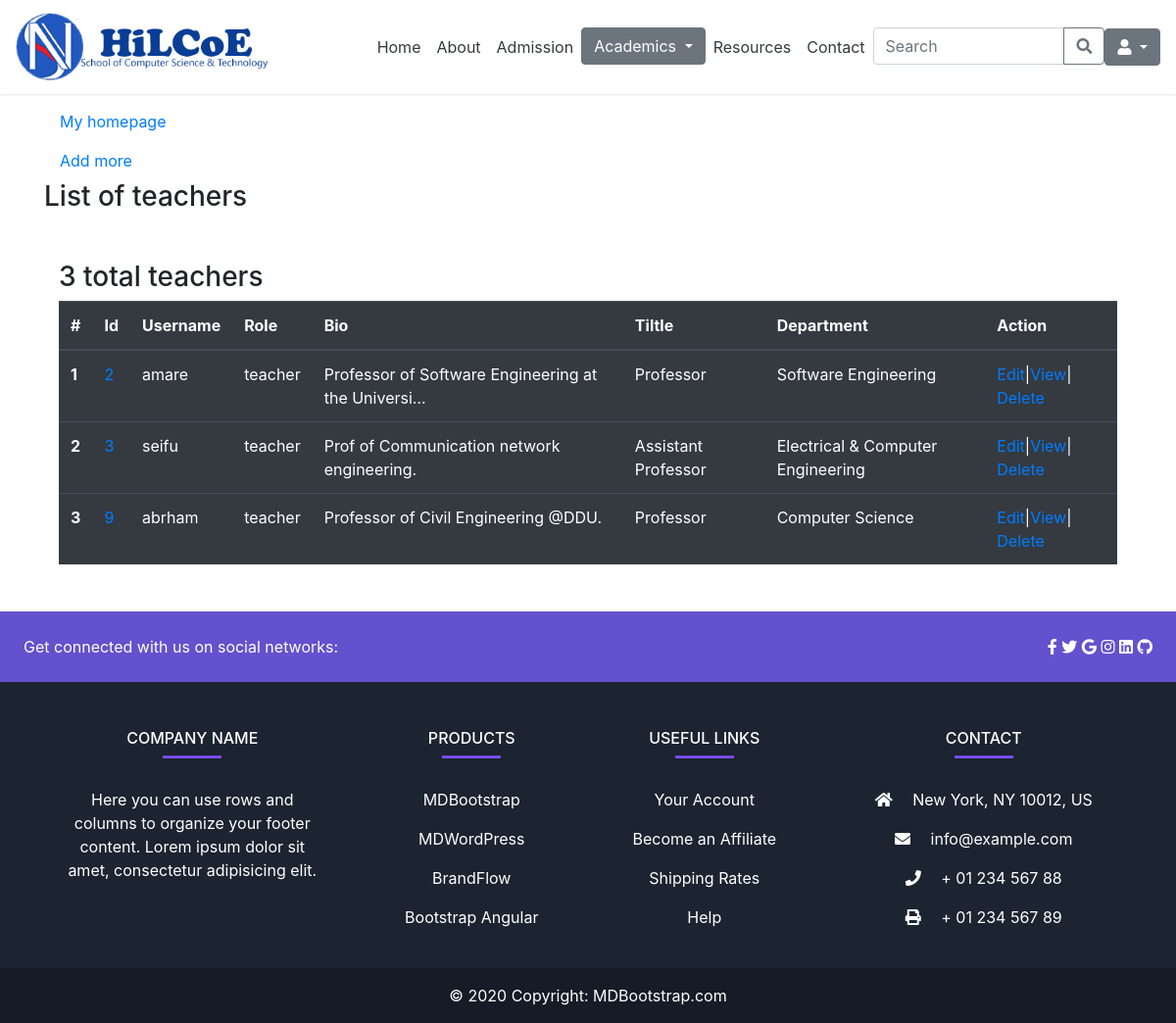
The page /admin_app/teacher_list/ on the database its author committed.
### admin_app/models.py (models this page shows, shortened)
class UserProfile(models.Model):
    user = models.OneToOneField(User, on_delete=models.CASCADE)
    bio = models.TextField(default='Enter your bio briefly')
    role = models.CharField(max_length=20, choices=roles, default='student')
    department = models.ForeignKey(Department, on_delete=models.CASCADE, null=True, blank=True)
    academic_year = models.CharField(max_length=20, choices=year, null=True, blank=True)
    semester = models.CharField(max_length=20, choices=semester, null=True, blank=True)
    title = models.CharField(max_length=20, choices=title_choices, null=True, blank=True)

class Department(models.Model):
  name = models.CharField(max_length=50)
  department_head = models.CharField(max_length=50)
  def __str__(self):
        return self.name

### admin_app/views.py (the view)
# urls.py: path('teacher_list/', views.teacher_list, name='teacher-list'),
def teacher_list(request):
   teachers = UserProfile.objects.filter(role='teacher')
   number_of_teachers = teachers.count()
   context = {
      'teachers': teachers,
      'number_of_teachers': number_of_teachers,
   }
   return render(request, 'admin_app/teacher_list.html', context)

### templates/admin_app/teacher_list.html (shortened to what this page needs)
{% extends 'base.html' %}
{% block content %}
<div class="container my-5">
    <a class="nav-link text-black" href="{% if user.is_superuser or user.is_staff %}
            {% url 'admin-dashboard' %}
            {% else %}
                {% url 'cs-bsc' %}
            {% endif %}">My homepage
    </a>
    <a class="nav-link text-black" href="{% url 'add-teacher' %}"> Add more </a>
    <h3>List of teachers </h3>
    <div class="container my-5">
        <h3>{{ number_of_teachers }} total teachers </h3>
        <table class="table table-dark">
          <thead>
            <tr>
              <th scope="col">#</th>
              <th scope="col">Id</th>
              <th scope="col"> Username </th>
              <th scope="col">Role</th>
              <th scope="col">Bio</th>
              <th scope="col">Tiltle</th>
              <th scope="col">Department</th>
              <th scope="col">Action</th>
            </tr>
          </thead>
          <tbody>
            {% for teacher in teachers %}
            <tr>
              <th scope="row">{{ forloop.counter }}</th>
              <td><a href="{% url 'teacher-detail' teacher_id=teacher.pk %}">{{ teacher.pk }}</a></td>
              <td>{{ teacher.user.username }}</td>
              <td>{{ teacher.role }}</td>
              <td>{{ teacher.bio|truncatechars:50 }}</td>
              <td> {{ teacher.title }} </td>
              <td> {{ teacher.department }} </td>
              <td><a href="{% url 'teacher-edit' teacher_id=teacher.pk %}">Edit</a>|<a href="{% url 'teacher-detail' teacher_id=teacher.pk %}">View</a>|
                <a href="{% url 'teacher-delete' teacher_id=teacher.pk %}">Delete</a></td>
            </tr>
            {% endfor %}
          </tbody>
        </table>
    </div>
    </div>
{% endblock %}

### rows shown on the page
UserProfile: pk "2", user.username "amare", role "teacher", bio "Professor of Software Engineering at the Universi…", title "Professor", department "Software Engineering"
UserProfile: pk "3", user.username "seifu", role "teacher", bio "Prof of Communication network engineering.", title "Assistant Professor", department "Electrical & Computer Engineering"
UserProfile: pk "9", user.username "abrham", role "teacher", bio "Professor of Civil Engineering @DDU.", title "Professor", department "Computer Science"

### other values the page prints
{{ number_of_teachers }} "3"
